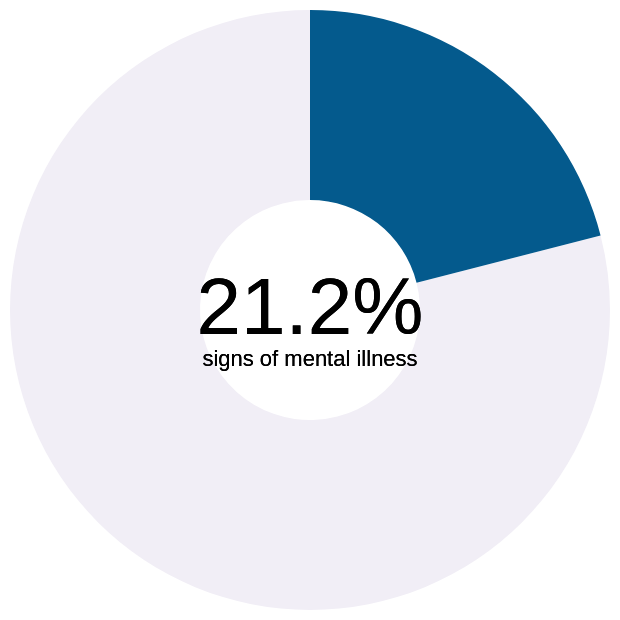

Vega-Lite specification for this chart:
### Vega-Lite specification from a JSON file in a GitHub repository (floating-point values rounded to 4 significant figures)
{"$schema": "https://vega.github.io/schema/vega-lite/v5.json", "config": {"view": {"stroke": null}}, "width": "container", "data": {"values": [{"category": "Signs of Mental Illness", "value": 0.79}, {"category": "No Signs of Mental Illness", "value": 0.21}]}, "layer": [{"mark": {"type": "arc", "innerRadius": 55}, "encoding": {"theta": {"field": "value", "type": "quantitative"}, "color": {"field": "category", "scale": {"range": ["#045a8d", "#f1eef6"]}, "legend": null}}}, {"mark": {"type": "text", "text": "21.2%", "fontSize": 40}, "encoding": {"color": {"value": "black"}}}, {"mark": {"type": "text", "text": "signs of mental illness", "dy": 25}, "encoding": {"color": {"value": "black"}}}]}
